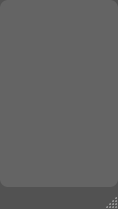
<?xml version="1.0" encoding="UTF-8"?>
<ui version="4.0">
 <class>MainWindow</class>
 <widget class="QMainWindow" name="MainWindow">
  <property name="geometry">
   <rect>
    <x>0</x>
    <y>0</y>
    <width>118</width>
    <height>209</height>
   </rect>
  </property>
  <property name="font">
   <font>
    <pointsize>9</pointsize>
   </font>
  </property>
  <property name="windowTitle">
   <string>Keys</string>
  </property>
  <property name="styleSheet">
   <string notr="true">QMainWindow {
	background-color:rgb(82, 82, 82,);
}
QDialog {
	background-color:rgb(82, 82, 82);
}
QMenubar {
	background-color:rgb(82, 82, 82);
}
QListView{
    border-radius: 8px;
	background-color:rgb(100, 100, 100);
}
QListItem{
     text-align:center;
}
QTextEdit {
	background-color:rgb(42, 42, 42);
	color: rgb(0, 255, 0);
}
QPushButton{
	border-style: outset;
	border-width: 2px;
	border-top-color: qlineargradient(spread:pad, x1:0.5, y1:0.6, x2:0.5, y2:0.4, stop:0 rgba(115, 115, 115, 255), stop:1 rgba(62, 62, 62, 255));
	border-right-color: qlineargradient(spread:pad, x1:0.4, y1:0.5, x2:0.6, y2:0.5, stop:0 rgba(115, 115, 115, 255), stop:1 rgba(62, 62, 62, 255));
	border-left-color: qlineargradient(spread:pad, x1:0.6, y1:0.5, x2:0.4, y2:0.5, stop:0 rgba(115, 115, 115, 255), stop:1 rgba(62, 62, 62, 255));
	border-bottom-color: rgb(58, 58, 58);
	border-bottom-width: 1px;
	border-style: solid;
	color: rgb(255, 255, 255);
	padding: 2px;
	background-color: qlineargradient(spread:pad, x1:0.5, y1:1, x2:0.5, y2:0, stop:0 rgba(77, 77, 77, 255), stop:1 rgba(97, 97, 97, 255));
}
QPushButton:hover{
	border-style: outset;
	border-width: 2px;
	border-top-color: qlineargradient(spread:pad, x1:0.5, y1:0.6, x2:0.5, y2:0.4, stop:0 rgba(180, 180, 180, 255), stop:1 rgba(110, 110, 110, 255));
	border-right-color: qlineargradient(spread:pad, x1:0.4, y1:0.5, x2:0.6, y2:0.5, stop:0 rgba(180, 180, 180, 255), stop:1 rgba(110, 110, 110, 255));
	border-left-color: qlineargradient(spread:pad, x1:0.6, y1:0.5, x2:0.4, y2:0.5, stop:0 rgba(180, 180, 180, 255), stop:1 rgba(110, 110, 110, 255));
	border-bottom-color: rgb(115, 115, 115);
	border-bottom-width: 1px;
	border-style: solid;
	color: rgb(255, 255, 255);
	padding: 2px;
	background-color: qlineargradient(spread:pad, x1:0.5, y1:1, x2:0.5, y2:0, stop:0 rgba(107, 107, 107, 255), stop:1 rgba(157, 157, 157, 255));
}
QPushButton:pressed{
	border-style: outset;
	border-width: 2px;
	border-top-color: qlineargradient(spread:pad, x1:0.5, y1:0.6, x2:0.5, y2:0.4, stop:0 rgba(62, 62, 62, 255), stop:1 rgba(22, 22, 22, 255));
	border-right-color: qlineargradient(spread:pad, x1:0.4, y1:0.5, x2:0.6, y2:0.5, stop:0 rgba(115, 115, 115, 255), stop:1 rgba(62, 62, 62, 255));
	border-left-color: qlineargradient(spread:pad, x1:0.6, y1:0.5, x2:0.4, y2:0.5, stop:0 rgba(115, 115, 115, 255), stop:1 rgba(62, 62, 62, 255));
	border-bottom-color: rgb(58, 58, 58);
	border-bottom-width: 1px;
	border-style: solid;
	color: rgb(255, 255, 255);
	padding: 2px;
	background-color: qlineargradient(spread:pad, x1:0.5, y1:1, x2:0.5, y2:0, stop:0 rgba(77, 77, 77, 255), stop:1 rgba(97, 97, 97, 255));
}
QPushButton:disabled{
	border-style: outset;
	border-width: 2px;
	border-top-color: qlineargradient(spread:pad, x1:0.5, y1:0.6, x2:0.5, y2:0.4, stop:0 rgba(115, 115, 115, 255), stop:1 rgba(62, 62, 62, 255));
	border-right-color: qlineargradient(spread:pad, x1:0.4, y1:0.5, x2:0.6, y2:0.5, stop:0 rgba(115, 115, 115, 255), stop:1 rgba(62, 62, 62, 255));
	border-left-color: qlineargradient(spread:pad, x1:0.6, y1:0.5, x2:0.4, y2:0.5, stop:0 rgba(115, 115, 115, 255), stop:1 rgba(62, 62, 62, 255));
	border-bottom-color: rgb(58, 58, 58);
	border-bottom-width: 1px;
	border-style: solid;
	color: rgb(0, 0, 0);
	padding: 2px;
	background-color: qlineargradient(spread:pad, x1:0.5, y1:1, x2:0.5, y2:0, stop:0 rgba(57, 57, 57, 255), stop:1 rgba(77, 77, 77, 255));
}
QLineEdit {
	border-width: 1px; border-radius: 4px;
	border-color: rgb(58, 58, 58);
	border-style: inset;
	padding: 0 8px;
	color: rgb(255, 255, 255);
	background:rgb(100, 100, 100);
	selection-background-color: rgb(187, 187, 187);
	selection-color: rgb(60, 63, 65);
}
QLabel {
	color:rgb(255,255,255);	
}
QMenuBar {
	background:rgb(82, 82, 82);
}
QMenuBar::item {
	color:rgb(223,219,210);
	spacing: 3px;
	padding: 1px 4px;
	background: transparent;
}
 
QMenuBar::item:selected {
	background:rgb(115, 115, 115);
}
QMenu::item:selected {
	color:rgb(255,255,255);
	border-width:2px;
	border-style:solid;
	padding-left:18px;
	padding-right:8px;
	padding-top:2px;
	padding-bottom:3px;
	background:qlineargradient(spread:pad, x1:0.5, y1:0.7, x2:0.5, y2:0.3, stop:0 rgba(87, 97, 106, 255), stop:1 rgba(93, 103, 113, 255));
	border-top-color: qlineargradient(spread:pad, x1:0.5, y1:0.6, x2:0.5, y2:0.4, stop:0 rgba(115, 115, 115, 255), stop:1 rgba(62, 62, 62, 255));
	border-right-color: qlineargradient(spread:pad, x1:0.4, y1:0.5, x2:0.6, y2:0.5, stop:0 rgba(115, 115, 115, 255), stop:1 rgba(62, 62, 62, 255));
	border-left-color: qlineargradient(spread:pad, x1:0.6, y1:0.5, x2:0.4, y2:0.5, stop:0 rgba(115, 115, 115, 255), stop:1 rgba(62, 62, 62, 255));
	border-bottom-color: rgb(58, 58, 58);
	border-bottom-width: 1px;
}
QMenu::item {
	color:rgb(223,219,210);
	background-color:rgb(78,78,78);
	padding-left:20px;
	padding-top:4px;
	padding-bottom:4px;
	padding-right:10px;
}
QMenu{
	background-color:rgb(78,78,78);
}</string>
  </property>
  <widget class="QWidget" name="centralwidget">
   <layout class="QVBoxLayout" name="verticalLayout">
    <property name="spacing">
     <number>0</number>
    </property>
    <property name="leftMargin">
     <number>0</number>
    </property>
    <property name="topMargin">
     <number>0</number>
    </property>
    <property name="rightMargin">
     <number>0</number>
    </property>
    <property name="bottomMargin">
     <number>0</number>
    </property>
    <item>
     <widget class="QListView" name="listview">
      <property name="font">
       <font>
        <pointsize>9</pointsize>
       </font>
      </property>
      <property name="autoFillBackground">
       <bool>false</bool>
      </property>
      <property name="styleSheet">
       <string notr="true"/>
      </property>
      <property name="autoScrollMargin">
       <number>16</number>
      </property>
      <property name="editTriggers">
       <set>QAbstractItemView::NoEditTriggers</set>
      </property>
      <property name="resizeMode">
       <enum>QListView::Adjust</enum>
      </property>
     </widget>
    </item>
   </layout>
  </widget>
  <widget class="QMenuBar" name="menubar">
   <property name="geometry">
    <rect>
     <x>0</x>
     <y>0</y>
     <width>118</width>
     <height>14</height>
    </rect>
   </property>
  </widget>
  <widget class="QStatusBar" name="statusbar"/>
 </widget>
 <resources/>
 <connections/>
</ui>
